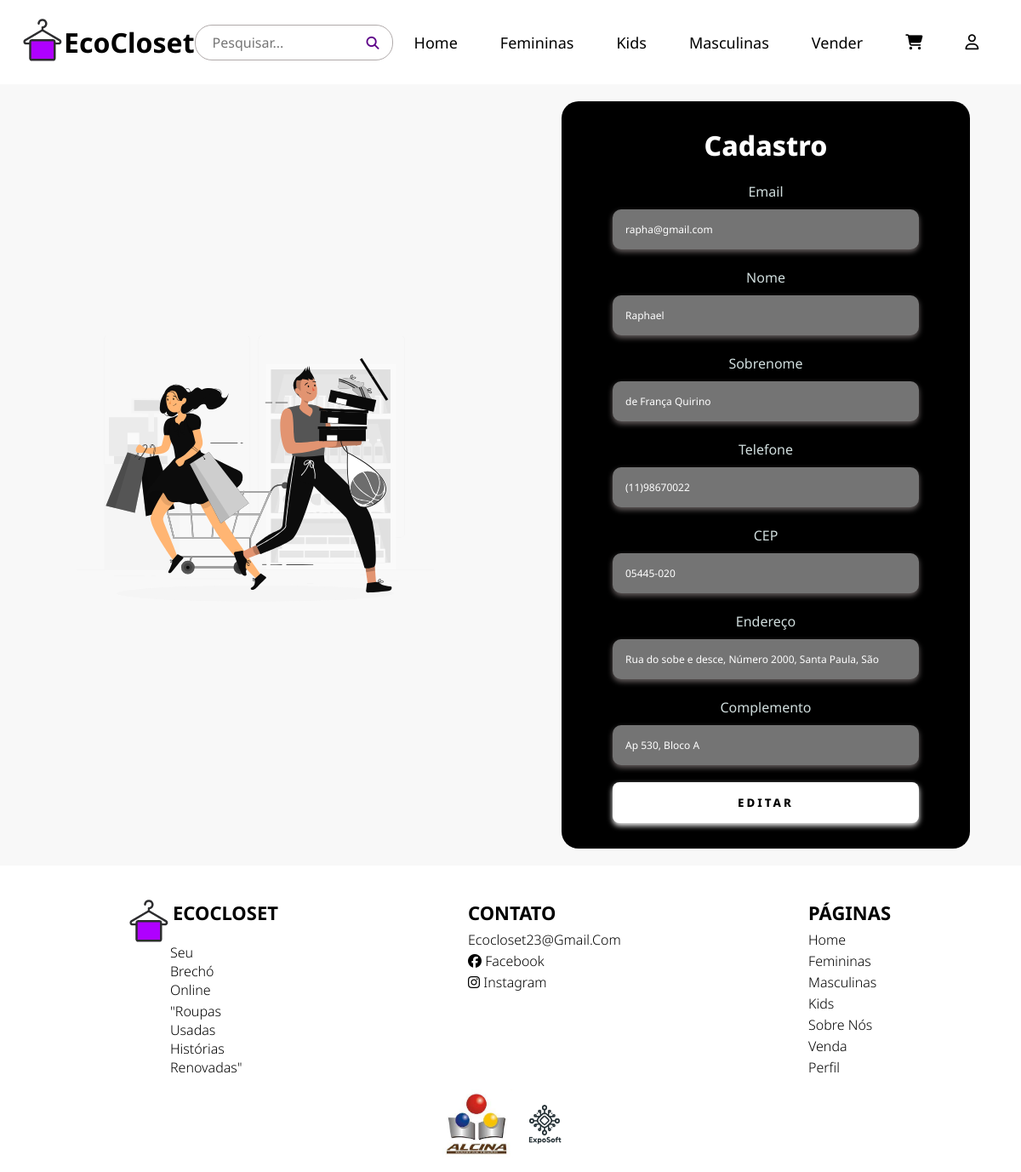
The page /editaDados.php (signed in) on the database its author committed.
### tables this page shows
CREATE TABLE `cadastro_usuario` (
  `idusuario` int(11) NOT NULL,
  `email` varchar(35) NOT NULL,
  `senha` varchar(40) NOT NULL,
  `nome` varchar(45) NOT NULL,
  `sobrenome` varchar(50) NOT NULL,
  `telefone` varchar(15) NOT NULL,
  `CEP` varchar(9) NOT NULL,
  `endereco` varchar(50) NOT NULL,
  `complemento` varchar(25) NOT NULL,
  `path_user` varchar(35) NOT NULL
);

### editaDados.php (the view, shortened to what this page needs)
<?php
include('includes/conexao.php');
$id_usuario = $_SESSION['id_usuario'];
$consultaDados = "SELECT * FROM cadastro_usuario WHERE idusuario = '$id_usuario'";
$resultadoDados = mysqli_query($conexao, $consultaDados);
$dados = mysqli_fetch_assoc($resultadoDados);
?>
<!DOCTYPE html>
<html lang="pt-br">
<head>
  <link rel="stylesheet" href="https://cdnjs.cloudflare.com/ajax/libs/font-awesome/4.7.0/css/font-awesome.min.css">
  <link rel="stylesheet" href="estilos/style.css">
  <link rel="stylesheet" href="estilos/media-query.css">
</head>
<body class="cad">
    <?php
    include_once('menu.php');
    ?>
    <div class="main-login">
        <div class="left-login">
            <img src="imagens/shopping-animate.svg" class="img-cad" alt="">
        </div>
        <div class="right-login">
            <div class="card-login">
                <h1>Cadastro</h1>
                <form action="includes/editaDadosBanco.php" method="post">
                    <div class="textfield">
                        <br>
                        <label for="email">Email</label>
                        <input type="text" name="email" id="email" placeholder="Email" required value="<?= $dados['email']?>">
                    </div>
                    <div class="textfield">
                        <br>
                        <label for="nome">Nome</label>
                        <input type="text" name="nome" id="nome" placeholder="Nome" required value="<?= $dados['nome']?>">
                    </div>
                    <div class="textfield">
                        <br>
                        <label for="sobrenome">Sobrenome</label>
                        <input type="text" name="sobrenome" id="sobrenome" placeholder="Sobrenome" required value="<?= $dados['sobrenome']?>">
                    </div>
                    <div class="textfield">
                        <br>
                        <label for="telefone">Telefone</label>
                        <input type="text" name="telefone" id="telefone" placeholder="Telefone" required value="<?= $dados['telefone']?>">
                    </div>
                    <div class="textfield">
                        <br>
                        <label for="cep">CEP</label>
                        <input type="text" name="cep" id="cep" placeholder="CEP" required value="<?= $dados['CEP']?>">
                    </div>
                    <div class="textfield">
                        <br>
                        <label for="endereco">Endereço</label>
                        <input type="text" name="endereco" id="endereco" placeholder="Endereço" required value="<?= $dados['endereco']?>">
                    </div>
                    <div class="textfield">
                        <br>
                        <label for="complemento">Complemento</label>
                        <input type="text" name="complemento" id="complemento" placeholder="Complemento" required value="<?= $dados['complemento']?>">
                    </div>
                    <button class="btn-login">Editar</button>
            </div>
        </div>
    </div>
    <?php
    include_once('includes/footer.php');
    ?>
</body>
</html>
</body>
</html>

### estilos/style.css (style rules this page uses)
* { font-family: 'Noto Sans', sans-serif; margin: 0; padding: 0; box-sizing: border-box; }
body { background-color: #f1f1f1; }
.main-login { width: 100%; height: 100%; background-color:#f8f8f8 ; display: flex; justify-content: center; align-items: center; }
.left-login { width: 100%; height: 100%; display: flex; justify-content: center; align-items: center; flex-direction: column; }
.right-login { width: 100%; height: 100%; display: flex; justify-content: center; align-items: center; }
.card-login { width: 70%; display: flex; justify-content: center; align-items: center; flex-direction: column; padding: 30px 35px; background: #000000; border-radius: 20px; box-shadow: 0px 10px 40px #00000000; margin-top: 20px; margin-bottom: 20px; }
.card-login > h1 { color: #ffffff; font-weight: 800; margin: 0; }
.textfield { width: 30vw; display: flex; flex-direction: column; align-items: center; justify-content: center; margin: 10px 0x; }
.textfield > input { width: 100%; border:none; border-radius: 10px; padding: 15px; background: #747474 ; color: #ffffff; font-size: 12px; box-shadow: 0px 3px 6px #665f5f; outline: none; box-sizing: border-box; }
.textfield > label { color: #f0ffffde; margin-bottom: 10px; }
.textfield > input::placeholder { color: #f0ffff94; }
.btn-login { width: 100%; padding: 15px; margin-top: 20px; border: none; border-radius: 8px; outline: none; text-transform: uppercase; font-weight: 800; letter-spacing: 3px; color: #000000; background: white; cursor: pointer; box-shadow: 0px 3px 6px white; }
.img-cad { width: 70%; }
.cad { background-color: rgb(0, 0, 0); }
h1 { margin: 0; }
:root { --primary: #275efe; --primary-light: #7699ff; --dark: #1c212e; --grey-dark: #3f4656; --grey: #6c7486; --grey-light: #cdd9ed; --white: #fff; --green: #16bf78; --sand: #dcb773; --sand-light: #edd9a9; }

### estilos/media-query.css (style rules this page uses)
@media screen and (max-width: 1200px) { .card-login { width: 80%; } }

### rows shown on the page
cadastro_usuario: email "rapha@gmail.com", nome "Raphael", sobrenome "de França Quirino", telefone "(11)98670022", cep "05445-020", endereco "Rua do sobe e desce, Número 2000, Santa Paula, São", complemento "Ap 530, Bloco A"
